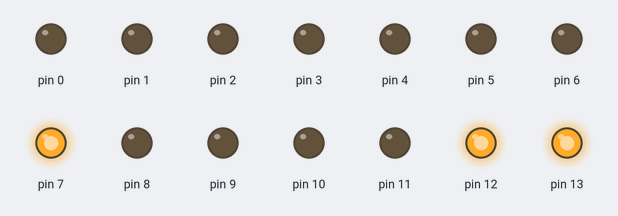
Bench run of a sketch on a simulated Arduino Uno, built with avr-gcc and run on an emulated ATmega328P. Shown: output pins drawn as LEDs (lit = HIGH). Random numbers use the default seed unless the sketch sets one.

Above: at 0.2 s.
At 6.2 s:
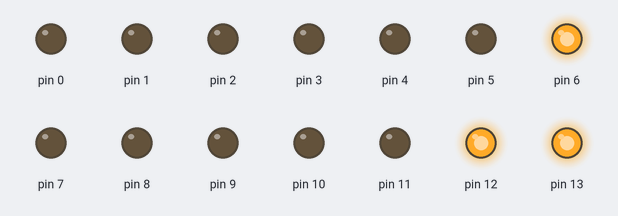
At 9.8 s:
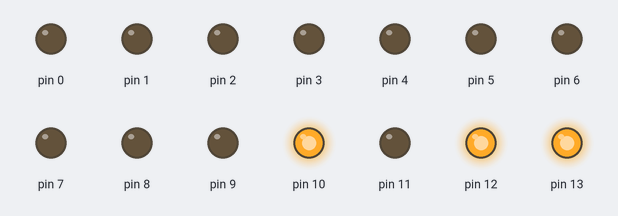
At 19.1 s:
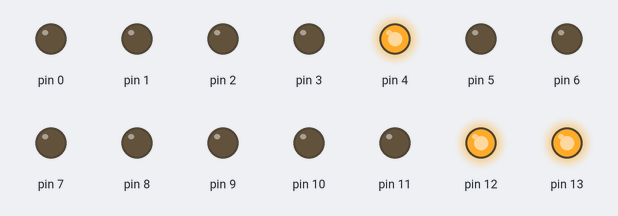
At 29.41 s:
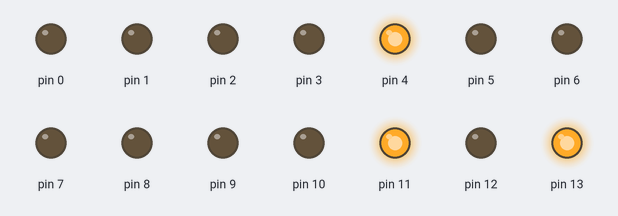
At 39.01 s:
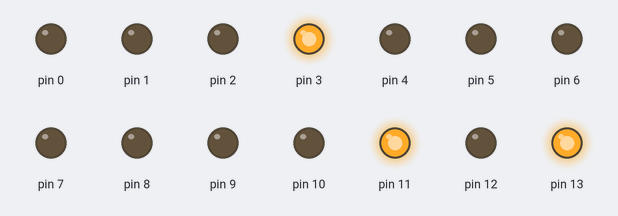
Timing chart, 0 to 40.0 s (numbered marks = the images above):
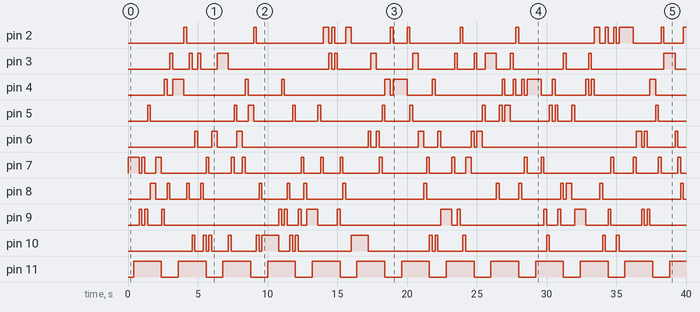

Measured:
- by itself, pin 2: LOW → HIGH at 4.0 s, → LOW 0.20 s later, → HIGH 4.8 s later, → LOW 0.20 s later, … (29 changes in this stretch)
- by itself, pin 3: LOW → HIGH at 3.0 s, → LOW 0.20 s later, → HIGH 1.2 s later, → LOW 0.20 s later, … (30 changes in this stretch)
- by itself, pin 4: LOW → HIGH at 2.6 s, → LOW 0.20 s later, → HIGH 0.40 s later, → LOW 0.80 s later, … (30 changes in this stretch)
- by itself, pin 5: LOW → HIGH at 1.4 s, → LOW 0.20 s later, → HIGH 6.0 s later, → LOW 0.20 s later, … (28 changes in this stretch)
- by itself, pin 6: LOW → HIGH at 4.8 s, → LOW 0.20 s later, → HIGH 1.0 s later, → LOW 0.40 s later, … (24 changes in this stretch)
- by itself, pin 7: LOW → HIGH at 0.00 s, → LOW 0.80 s later, → HIGH 0.20 s later, → LOW 0.20 s later, … (38 changes in this stretch)
- by itself, pin 8: LOW → HIGH at 1.6 s, → LOW 0.40 s later, → HIGH 0.80 s later, → LOW 0.20 s later, … (30 changes in this stretch)
- by itself, pin 9: LOW → HIGH at 0.80 s, → LOW 0.20 s later, → HIGH 0.20 s later, → LOW 0.20 s later, … (32 changes in this stretch)

The sketch:

Fire_Works_Test_Alc_1.ino
```cpp
// Code geschreven door Jeroen Vrij.
// Zelfde schema als bij Led_NPN_End

int count = 0;
long randNumber;
long randNumber1;
long randNumber2;
long randNumber3;
int t400 = 400;     // <<< toegevoegd door kit
int t200 = 200;     // <<< toegevoegd door kit


void setup()
{
 for (int i = 0; i <= 13; i++)
 {
  pinMode(i, OUTPUT);
 }
 for (int i = 11; i <= 13; i++)
 {
  digitalWrite(i, HIGH);
 }
  randomSeed(analogRead(0));
}
void loop()
{
// randNumber = random(2, 10);  <<< alle 10's veranderd tot 11 want random max is max - 1.
// hierdoor kwam led kolom 10 niet bij.

  for (int i = 0; i <= 20; i++)
 {
  randNumber = random(2, 11);
  digitalWrite(randNumber, HIGH);
  digitalWrite(11,LOW);
  delay(t400);
  digitalWrite(12, LOW);
  digitalWrite(11,HIGH);
  delay(t400);
  digitalWrite(13, LOW);
  digitalWrite(12,HIGH);
  digitalWrite(randNumber, LOW);
  randNumber = random(2, 11);
  digitalWrite(randNumber, HIGH);
  delay(t200);
  digitalWrite(randNumber, LOW);
  randNumber = random(2, 11);
  digitalWrite(randNumber, HIGH);
  delay(t200);
  digitalWrite(randNumber, LOW);
  randNumber = random(2, 11);
  digitalWrite(randNumber, HIGH);
  delay(t200);
  digitalWrite(randNumber, LOW);
  randNumber = random(2, 11);
  digitalWrite(randNumber, HIGH);
  delay(t200);
  digitalWrite(randNumber, LOW);
  digitalWrite(12, LOW);
  digitalWrite(13, HIGH);
  randNumber = random(2, 11);
  digitalWrite(randNumber, HIGH);
  delay(t200);
  digitalWrite(randNumber, LOW);
  randNumber = random(2, 11);
  digitalWrite(randNumber, HIGH);
  delay(t200);
  digitalWrite(randNumber, LOW);
  randNumber = random(2, 11);
  digitalWrite(randNumber, HIGH);
  delay(t200);
  digitalWrite(randNumber, LOW);
  randNumber = random(2, 11);
  digitalWrite(randNumber, HIGH);
  delay(t200);
  digitalWrite(randNumber, LOW);
  digitalWrite(11, LOW);
  digitalWrite(12, HIGH);
  randNumber = random(2, 11);
  digitalWrite(randNumber, HIGH);
  delay(t200);
  digitalWrite(randNumber, LOW);
  randNumber = random(2, 11);
  digitalWrite(randNumber, HIGH);
  delay(t200);
  digitalWrite(randNumber, LOW);
  randNumber = random(2, 11);
  digitalWrite(randNumber, HIGH);
  delay(t200);
  digitalWrite(randNumber, LOW);
  randNumber = random(2, 11);
  digitalWrite(randNumber, HIGH);
  delay(t200);
  digitalWrite(randNumber, LOW);
  }
 }
```
